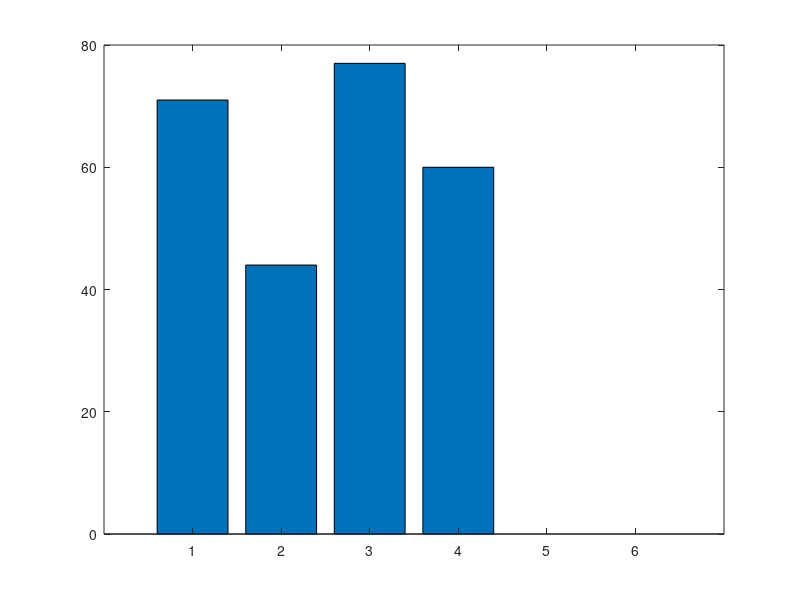
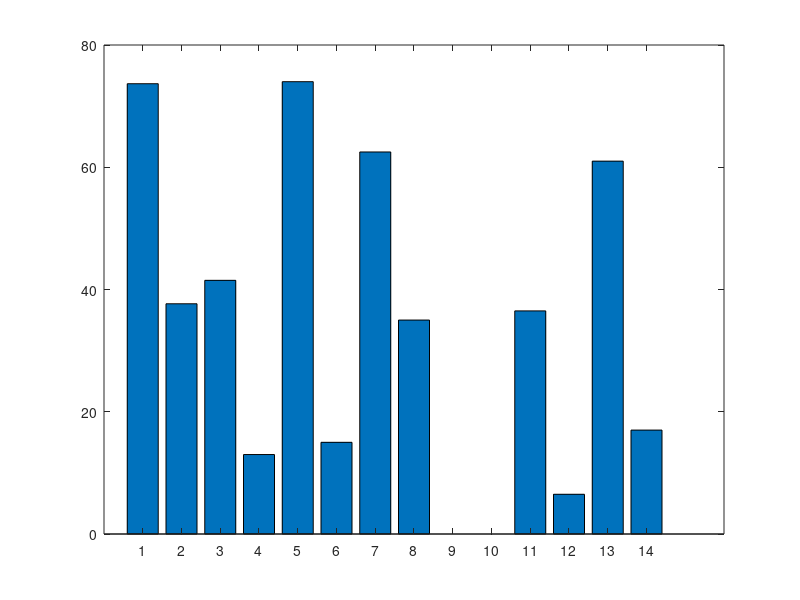
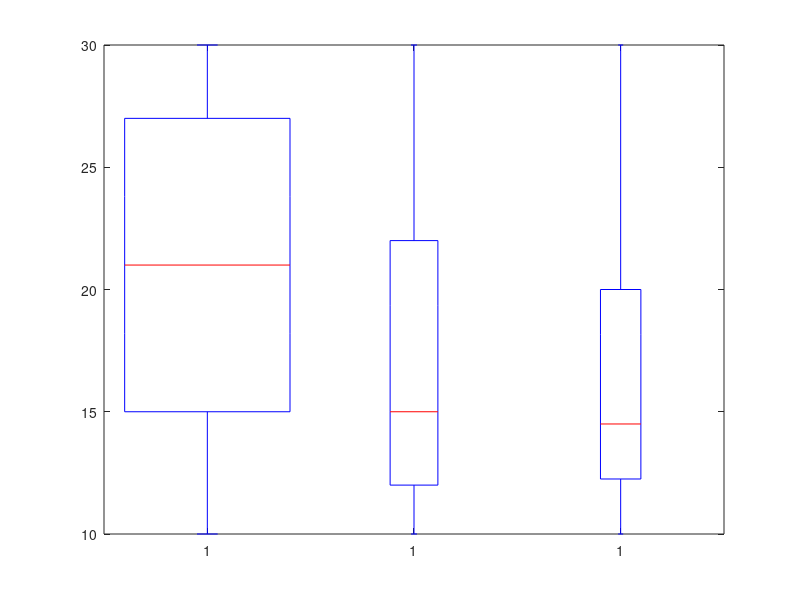

Write MATLAB code to recreate these figures, in order. (Note: this script raises an error after producing the figures.)
%%%%%%%%%%%%%%%%%%%%%%%%%%%%%%%%%%%%%%%%%%%%%%%%%%%%%%%%%%%%%%%%%%%%%%%%%%%
%%%%%%%%%%%%%%%%%%%%%%%%%%%% Screening Chapter %%%%%%%%%%%%%%%%%%%%%%%%%%%%
%%%%%%%%%%%%%%%%%%%%%%%%%%%%%%%%%%%%%%%%%%%%%%%%%%%%%%%%%%%%%%%%%%%%%%%%%%%
%Most of this has to be run in the D:\hctsa_quiesc_cluster\hctsa-master
%environment

%%%%
%Manual experiments
%%%%

%These are mostly simple bar charts with data manually entered from my
%notebooks.

N2Hs=[71,73,72,73,73,66,85]; %
N2Os=[44,47,31,20,31,57,40]; %

npr1H=[50,33]; %14,18=32
npr1O=[18,8]; %11,12=23
%The following one was only tested once: daf-3
HawH=[63,62]; %11,13=24
HawO=[43,27]; %7,11=18
%And now dbl-1
unc129H=[40,33]; %15,15=30
unc129O=[13,0]; %15,13=28
tig2H=[62,60]; %13,15=28
tig2O=[14,20]; %14,15=29

x1=1:6;
y1=[N2Hs(1),N2Os(1),77,60,0,0];
x2=1:14;
y2=[mean(N2Hs(2:end)),mean(N2Os(2:end)),mean(npr1H),mean(npr1O),74,15,mean(HawH),mean(HawO),0,0,...
    mean(unc129H),mean(unc129O),mean(tig2H),mean(tig2O)];
figure
bar(x1,y1)
figure
bar(x2,y2)

%We also plot the emergence time between N2 on HB101, npr-1 and unc-129.
N2Htimes=[12,15,15,15,13,21,22,10,30,20,26,...
    20,15,17.5,30,30,21.5,21.5,10,12,30,30,22.5,15,...
    20,10,30,10,24.5,30,13,16,21.5,30,...
    30,30,12,19,17,21,27,30,27,12,22]; 

npr1Htimes=[15,15,20,10,30,30,14,...
    24,11,22,12,20,10]; 

unc129Htimes=[20,10,20.5,10,13,30,...
    12.5,12,20,14.5,18];

forboxplot=[N2Htimes';npr1Htimes';unc129Htimes'];
forboxplot(:,2)=[ones(length(N2Htimes),1);ones(length(npr1Htimes),1)*2;ones(length(unc129Htimes),1)*3];
figure
boxplot(forboxplot(:,1),forboxplot(:,2))

%%%%
%Power analysis
%%%%
%Power analysis will have two steps, one using simulated data through the
%GWAS pipeline to see the p value/variance explained returned corresponding
%to different effect sizes.
%The second step will be a more traditional method calculating the sample
%size necessary for a substantial number of ad hoc tests when looking for
%effects that have sizes that are findable using GWAS.

%The first step will make use of a spared down version of SNPs that the
%GWAS script uses.

load('snps_columns.mat')
load('mapping_snps_array.mat')

%I'll choose 6 random locations (one from each chromosome) and 4 effect 
%sizes (small, medium, large and very large).
chr_ids=[1,1053,2560,3956,5433,7082,8370]; %These correspond to the first SNP on
                        %each chromosome in mapping_snps_array.mat, plus
                        %the last value.
random_loc=zeros(6,1);
rng(3)
for i=1:6
    tmp_random_loc=randperm((chr_ids(i+1)-chr_ids(i)),1);
    random_loc(i,1)=tmp_random_loc+chr_ids(i)-1;
end
effect_sizes=[0.2,0.5,0.8,1.2];

load('corresponding_columns.mat') %This contains each strain that we have in
    %our dataset and the corresponding location in snps_columns. This will
    %help in identifying which strain needs to have a simulated real value
    %added to it.

%As the values will have to be normalised, an HCTSA file must be created.
timeSeriesData=cell(194*20,1);
labels=cell(194*20,1);
keywords=cell(194*20,1);
n=1;
for i=1:194
    for j=1:20
        timeSeriesData{n,1}=randn(100,1); %This is just so that it's not empty.
        labels{n,1}=['ts_',int2str(n),'_',corresponding_columns{i,1}];
        keywords{n,1}=corresponding_columns{i,1};
        n=n+1;
    end
end
save('HCTSA_simul.mat','timeSeriesData','labels','keywords')
%Starting here, the script must be run in an hctsa environment.
startup
TS_init('HCTSA_simul.mat',[],[],[false,false,false],'HCTSA_simul_init.mat');
TS_subset('HCTSA_simul_init.mat',[],1:4,1,'HCTSA_simul_init2.mat');

simulated_features=cell(length(random_loc),1);
simulated_summaries=cell(length(random_loc),1);
rng(3)
for i=1:length(random_loc)
    simulated_summaries{i,1}=cell(length(effect_sizes),1);
    load('HCTSA_simul_init2.mat');
    TS_DataMattmp=randn(size(TS_DataMat,1),1); %This way, only the effect size changes later.
    for l=1:size(TS_DataMat,1)
        l2=1;
        while l2<195 && ~strcmp(TimeSeries(l).Keywords,corresponding_columns{l2,1})
            l2=l2+1;
        end
        tmp_mod=(abs(str2double(mapping_snps_array{random_loc(i),corresponding_columns{l2,2}}))+...
            str2double(mapping_snps_array{random_loc(i),corresponding_columns{l2,2}}))/2;
        for j2=1:size(TS_DataMat,2)
            TS_DataMat(l,j2)=TS_DataMattmp(l)+effect_sizes(j2)*tmp_mod;
        end
    end
    save('HCTSA_simul_init2.mat','fromDatabase','gitInfo','MasterOperations','Operations','TimeSeries','TS_CalcTime','TS_DataMat','TS_Quality')
    TS_LabelGroups([],'HCTSA_simul_init2.mat');
    TS_normalize('scaledRobustSigmoid',[0.01,1.0],'HCTSA_simul_init2.mat');
    load('HCTSA_simul_init2_N.mat','TS_DataMat')
    load('HCTSA_simul_init2_N.mat','groupNames')
    simulated_features{i,1}=cell(194,1);
    n=1;
    for k=1:194
        simulated_features{i,1}{k,1}=groupNames{1,k};
        simulated_features{i,1}{k,2}=zeros(20,length(effect_sizes));
        for k2=1:20
            simulated_features{i,1}{k,2}(k2,:)=TS_DataMat(n,:);
            n=n+1;
        end
    end
    for j=1:length(effect_sizes)
        simulated_summaries{i,1}{j,1}=cell(194,1);
    for k=1:194
        simulated_summaries{i,1}{j,1}{k,1}=corresponding_columns{k,1};
        simulated_summaries{i,1}{j,1}{k,2}=nanmean(simulated_features{i,1}{k,2}(:,j));
        simulated_summaries{i,1}{j,1}{k,3}=nanmedian(simulated_features{i,1}{k,2}(:,j));
        simulated_summaries{i,1}{j,1}{k,4}=prctile(simulated_features{i,1}{k,2}(:,j),90);
    end
    end
end

%Each is then saved in a neatly useable version for the CeNDR GWAS
%platform.
for j=1:length(random_loc)
    fid = fopen(['simulated_effects_norm_chr_',int2str(j),'.csv'], 'w') ;
    for i=1:194
        for l=1:length(effect_sizes)-1
            fprintf(fid, '%s,', simulated_summaries{j,1}{l,1}{i,1:end-1}) ;
            fprintf(fid, '%s,', simulated_summaries{j,1}{l,1}{i,end}) ;
        end
        fprintf(fid, '%s,', simulated_summaries{j,1}{length(effect_sizes),1}{i,1:end-1}) ;
        fprintf(fid, '%s\n', simulated_summaries{j,1}{length(effect_sizes),1}{i,end}) ;
    end
    fclose(fid) ;
end

pvalues_all={[6.36,6.08,6.36,6.7];...
             [6.77,12.02,20.59,23.41,9.71,14.44,12.57];...
             [22.84,36.75,41.85,9.37,13.75,22.48,27.9,19.69];...
             [52.5,29.76,36.39,56.15,63.02,15.03,20.35,36.07,44.82]};
variances_all={[12.66,9.81,11.67,12.75];...
               [12.95,21.95,30.42,31.41,13.4,15.25,13.74];...
               [35.15,40.39,40.91,14.48,19.75,20.05,20.09,17.81];...
               [28.96,40.2,41.27,43.2,42.19,16.97,21.31,21.37,21.4]};

full_length=0;
for i=1:4
    full_length=full_length+length(pvalues_all{i,1});
end
for_hist_pv=zeros(full_length,2);
n=1;
for i=1:4
    for j=1:length(pvalues_all{i,1})
        for_hist_pv(n,1)=pvalues_all{i,1}(j);
        for_hist_pv(n,2)=i;
        n=n+1;
    end
end
figure
boxplot(for_hist_pv(:,1),for_hist_pv(:,2))

bars_means=zeros(4,1);
for i=1:4
    bars_means(i,1)=median(pvalues_all{i,1});
end
figure
bar(bars_means)

full_length=0;
for i=1:4
    full_length=full_length+length(variances_all{i,1});
end
for_hist_var=zeros(full_length,2);
n=1;
for i=1:4
    for j=1:length(variances_all{i,1})
        for_hist_var(n,1)=variances_all{i,1}(j);
        for_hist_var(n,2)=i;
        n=n+1;
    end
end
figure
boxplot(for_hist_var(:,1),for_hist_var(:,2))

combinedhist=zeros(length(full_length)*2,2);
n=0;
for i=1:4
    for j=1:length(pvalues_all{i,1})
        n=n+1;
        combinedhist(n,1)=pvalues_all{i,1}(j);
        combinedhist(n,2)=(i-1)*2+1;
        combinedhist(n+length(pvalues_all{i,1}),1)=variances_all{i,1}(j);
        combinedhist(n+length(pvalues_all{i,1}),2)=i*2;
    end
    n=n+length(pvalues_all{i,1});
end

figure
boxplot(combinedhist(:,1),combinedhist(:,2))

bars_medians=zeros(8,1);
for i=1:4
    bars_medians((i-1)*2+1,1)=median(pvalues_all{i,1});
    bars_medians(i*2,1)=median(variances_all{i,1});
end
figure
bar(bars_medians)

%For the sake of simplicity, I use the regular midbody speed for the power
%analysis.

%First, I confirm that the following conditions make no difference:
% a) day of the experiment
% b) camera
% c) time of day, by the hour.
%This is done by comparing the N2 worms on HB101 across conditions.

load('sortedfilename.mat')
load('sorted_mbspeed_reg.mat')

%Rearranging by the day.

by_day_N2H=cell(1,2);
by_day_N2H{1,1}='2017_06_10';
m=1;
by_day_N2H{1,2}=cell(1,1);
by_day_N2H{1,2}{1,1}=trajectorysorted_midspeedreg{141,2}{1,1};
n=1;
for i=2:451
    tmp_reg=regexpi(trajectorysorted_filename{141,2}{i,1},'\');
    if strcmp(by_day_N2H{m,1},trajectorysorted_filename{141,2}{i,1}(tmp_reg(7)+1:tmp_reg(8)-1))
        n=n+1;
        by_day_N2H{m,2}{n,1}=trajectorysorted_midspeedreg{141,2}{i,1};
    else
        m=m+1;
        by_day_N2H{m,1}=trajectorysorted_filename{141,2}{i,1}(tmp_reg(7)+1:tmp_reg(8)-1);
        n=1;
        by_day_N2H{m,2}{n,1}=trajectorysorted_midspeedreg{141,2}{i,1};
    end
end
for i=1:size(by_day_N2H,1)
    by_day_N2H{i,3}=zeros(length(by_day_N2H{i,2}),1);
    for j=1:length(by_day_N2H{i,2})
        by_day_N2H{i,3}(j,1)=nanmean(by_day_N2H{i,2}{j,1});
    end
end
for_anova_by_day=zeros(1,1);
tmp_titles_cells=cell(1,1);
n=1;
for i=1:size(by_day_N2H,1)
    for j=1:length(by_day_N2H{i,3})
        for_anova_by_day(n,1)=by_day_N2H{i,3}(j,1);
        tmp_titles_cells{n,1}=[by_day_N2H{i,1}(6:7),'-',by_day_N2H{i,1}(9:end)];
        n=n+1;
    end
end
p1=anova1(for_anova_by_day,tmp_titles_cells,'off'); %p=0.0567
figure
boxplot(for_anova_by_day,tmp_titles_cells)

%Rearranging by the camera.

by_cam_N2H={'1';
            '2';
            '3';
            '4';
            '5';
            '6'};
n=ones(6,1);
for i=1:451
    tmp_reg=regexpi(trajectorysorted_filename{141,2}{i,1},'\');
    out_of_3=trajectorysorted_filename{141,2}{i,1}(tmp_reg(10)-1);
    tmp_ch=regexpi(trajectorysorted_filename{141,2}{i,1},'Ch');
    chn=trajectorysorted_filename{141,2}{i,1}(tmp_ch(2)+2);
    switch out_of_3
        case '1'
            if strcmp(chn,'1')
                by_cam_N2H{1,2}{n(1),1}=trajectorysorted_midspeedreg{141,2}{i,1};
                n(1)=n(1)+1;
            else
                by_cam_N2H{2,2}{n(2),1}=trajectorysorted_midspeedreg{141,2}{i,1};
                n(2)=n(2)+1;
            end
        case '2'
            if strcmp(chn,'1')
                by_cam_N2H{3,2}{n(3),1}=trajectorysorted_midspeedreg{141,2}{i,1};
                n(3)=n(3)+1;
            else
                by_cam_N2H{4,2}{n(4),1}=trajectorysorted_midspeedreg{141,2}{i,1};
                n(4)=n(4)+1;
            end
        case '3'
            if strcmp(chn,'1')
                by_cam_N2H{5,2}{n(5),1}=trajectorysorted_midspeedreg{141,2}{i,1};
                n(5)=n(5)+1;
            else
                by_cam_N2H{6,2}{n(6),1}=trajectorysorted_midspeedreg{141,2}{i,1};
                n(6)=n(6)+1;
            end
    end
end
for i=1:size(by_cam_N2H,1)
    by_cam_N2H{i,3}=zeros(length(by_cam_N2H{i,2}),1);
    for j=1:length(by_cam_N2H{i,2})
        by_cam_N2H{i,3}(j,1)=nanmean(by_cam_N2H{i,2}{j,1});
    end
end
for_anova_by_cam=zeros(1,2);
n=1;
for i=1:size(by_cam_N2H,1)
    for j=1:length(by_cam_N2H{i,3})
        for_anova_by_cam(n,1)=by_cam_N2H{i,3}(j,1);
        for_anova_by_cam(n,2)=i;
        n=n+1;
    end
end
p1=anova1(for_anova_by_cam(:,1),for_anova_by_cam(:,2),'off'); %p=0.7248
figure
boxplot(for_anova_by_cam(:,1),for_anova_by_cam(:,2))

%Rearranging by time of day

by_time_N2H={'6'
            '7';
            '8';
            '9';
            '10';
            '11';
            '12';
            '13';
            '14'};
n=ones(9,1);
for i=1:451
    tmp_reg=regexpi(trajectorysorted_filename{141,2}{i,1},'_');
    hour_sig=trajectorysorted_filename{141,2}{i,1}(tmp_reg(length(tmp_reg)-1)+1:tmp_reg(length(tmp_reg)-1)+2);
    switch hour_sig
        case '06'
            by_time_N2H{1,2}{n(1),1}=trajectorysorted_midspeedreg{141,2}{i,1};
            n(1)=n(1)+1;
        case '07'
            by_time_N2H{2,2}{n(2),1}=trajectorysorted_midspeedreg{141,2}{i,1};
            n(2)=n(2)+1;
        case '08'
            by_time_N2H{3,2}{n(3),1}=trajectorysorted_midspeedreg{141,2}{i,1};
            n(3)=n(3)+1;
        case '09'
            by_time_N2H{4,2}{n(4),1}=trajectorysorted_midspeedreg{141,2}{i,1};
            n(4)=n(4)+1;
        case '10'
            by_time_N2H{5,2}{n(5),1}=trajectorysorted_midspeedreg{141,2}{i,1};
            n(5)=n(5)+1;
        case '11'
            by_time_N2H{6,2}{n(6),1}=trajectorysorted_midspeedreg{141,2}{i,1};
            n(6)=n(6)+1;
        case '12'
            by_time_N2H{7,2}{n(7),1}=trajectorysorted_midspeedreg{141,2}{i,1};
            n(7)=n(7)+1;
        case '13'
            by_time_N2H{8,2}{n(8),1}=trajectorysorted_midspeedreg{141,2}{i,1};
            n(8)=n(8)+1;
        case '14'
            by_time_N2H{9,2}{n(9),1}=trajectorysorted_midspeedreg{141,2}{i,1};
            n(9)=n(9)+1;
    end
end
for i=1:size(by_time_N2H,1)
    by_time_N2H{i,3}=zeros(length(by_time_N2H{i,2}),1);
    for j=1:length(by_time_N2H{i,2})
        by_time_N2H{i,3}(j,1)=nanmean(by_time_N2H{i,2}{j,1});
    end
end
for_anova_by_time=zeros(1,2);
n=1;
for i=1:size(by_time_N2H,1)
    for j=1:length(by_time_N2H{i,3})
        for_anova_by_time(n,1)=by_time_N2H{i,3}(j,1);
        for_anova_by_time(n,2)=str2double(by_time_N2H{i,1});
        n=n+1;
    end
end
p1=anova1(for_anova_by_time(:,1),for_anova_by_time(:,2),'off'); %p=0.0685
figure
boxplot(for_anova_by_time(:,1),for_anova_by_time(:,2))

cohens=0.5:0.025:1.2;
alphas=zeros(100,1);
for i=1:100
    alphas(i,1)=0.05/i;
end
nout=zeros(length(cohens),length(alphas));
for i=1:length(cohens)
    for j=1:length(alphas)
        nout(i,j)=sampsizepwr('t',[mean(for_anova_by_time(:,1)) std(for_anova_by_time(:,1))],...
            (cohens(i)*std(for_anova_by_time(:,1))+mean(for_anova_by_time(:,1))),0.8,[],'Alpha',alphas(j));
    end
    i
end

%This plot is number of experiments at alpha<0.05 vs cohen's d.
%the red ares is where the sample size=20-24
colormap_full=colormap(parula(length(unique(nout))));
for i=20:24
    tmploc=find(i==sort(unique(nout)));
    colormap_full(tmploc,:)=[1,0,0];
end
figure
heatmap(nout,1:100,cohens,[],'ColorMap',colormap_full);

%%%%%%%%%%%%%%%%%%%%%%%%%%%%%%%%%%%%%%%%%%%%%%%%%%%%%%%%%%%%%%%%%%%%%%%%%%%
%%%%%%%%%%%%%%%%%%%%%%%%%%%%%%%%%% GWAS %%%%%%%%%%%%%%%%%%%%%%%%%%%%%%%%%%%
%%%%%%%%%%%%%%%%%%%%%%%%%%%%%%%%%%%%%%%%%%%%%%%%%%%%%%%%%%%%%%%%%%%%%%%%%%%

%A quick set of boxplots can be produced based on the divergent strains
%that shows that there is indeed difference. I can report the p value from
%the ANOVA as well, just to show off a bit more.

load('sorted_mbspeed_abs.mat')

%These are the 12 divergent strains (I removed the 4 non-CeNDR strains
%manually).
divergents={trajectorysorted_midspeedabs{47,:};
            trajectorysorted_midspeedabs{13,:};
            trajectorysorted_midspeedabs{17,:};
            trajectorysorted_midspeedabs{33,:};
            trajectorysorted_midspeedabs{44,:};
            trajectorysorted_midspeedabs{48,:};
            trajectorysorted_midspeedabs{86,:};
            trajectorysorted_midspeedabs{117,:};
            trajectorysorted_midspeedabs{124,:};
            trajectorysorted_midspeedabs{127,:};
            trajectorysorted_midspeedabs{130,:};
            trajectorysorted_midspeedabs{139,:}};

divmedians=zeros(12,2);
for i=1:12
    divergents{i,3}=zeros(length(divergents{i,2}),1);
    for j=1:length(divergents{i,2})
        divergents{i,3}(j,1)=nanmean(divergents{i,2}{j,1});
    end
    divmedians(i,1)=i;
    divmedians(i,2)=nanmedian(divergents{i,3});
end
divmedians=sortrows(divmedians,2);

for_anova_by_day=zeros(1,1);
tmp_titles_cells=cell(1,1);
n=1;
for i=1:size(divergents,1)
    for j=1:length(divergents{divmedians(i,1),2})
        for_anova_by_day(n,1)=nanmean(divergents{divmedians(i,1),2}{j,1});
        tmp_titles_cells{n,1}=divergents{divmedians(i,1),1};
        n=n+1;
    end
end
figure
boxplot(for_anova_by_day,tmp_titles_cells) %This plot is used.
[p1,anov,stats]=anova1(for_anova_by_day,tmp_titles_cells); %p=9.57*10^-50
c2=multcompare(stats);


%%%%%%%%%%%%%%%%%%%%%%%%%%%%%%%%%%%%%%%%%%%%%%%%%%%%%%%%%%%%%%%%%%%%%%%%%%%
%%%%%%%%%%%%%%%%%%%%%%%%%%% Time Series Chapter %%%%%%%%%%%%%%%%%%%%%%%%%%%
%%%%%%%%%%%%%%%%%%%%%%%%%%%%%%%%%%%%%%%%%%%%%%%%%%%%%%%%%%%%%%%%%%%%%%%%%%%

%This short script can be used to create violin plots of the differences
%between subsets of 50 N2 on HB101 and 50 N2 on OP50.
rng(1)
random_classifier_subsets=cell(200,1);
for i=1:200
    random_classifier_subsets{i,1}=[randperm(200,50),randperm(200,50)+200]';
end
namefiles={'HCTSA_n2s_combnew_speed_extraf_combined.mat';
           'HCTSA_n2s_combnew_pc1_extraf_combined.mat';
           'HCTSA_n2s_combnew_ic1_extraf_combined.mat';
           'HCTSA_n2s_combnew_ic2_extraf_combined.mat';
           'HCTSA_n2s_combnew_nmf2_extraf_combined.mat';
           'HCTSA_n2s_combnew_nmf5_extraf_combined.mat'};

for j=1:1
    tmp_name=namefiles{j};
    for i=6:7
        TS_subset(tmp_name,random_classifier_subsets{i,1},[],1,[tmp_name,'_s.mat'])
        TS_LabelGroups([],[tmp_name,'_s.mat']);
        TS_normalize('scaledRobustSigmoid',[0,1],[tmp_name,'_s.mat']);
        TS_TopFeatures([tmp_name,'_s_N.mat'],'fast_linear','whatPlots',{'distributions'});
        %pause
    end
end

%However, it might be more interesting to use the full dataset for images.

namefiles={'HCTSA_n2s_combnew_speed_extraf_combined.mat';
           'HCTSA_n2s_combnew_pc1_extraf_combined.mat';
           'HCTSA_n2s_combnew_ic1_extraf_combined.mat';
           'HCTSA_n2s_combnew_ic2_extraf_combined.mat';
           'HCTSA_n2s_combnew_nmf2_extraf_combined.mat';
           'HCTSA_n2s_combnew_nmf5_extraf_combined.mat'};

second_names={'HCTSA_gwasextra_N2s_combnew_mbsp.mat';
           'HCTSA_gwasextra_N2s_combnew_pc1.mat';
           'HCTSA_gwasextra_N2s_combnew_ic1.mat';
           'HCTSA_gwasextra_N2s_combnew_ic2.mat';
           'HCTSA_gwasextra_N2s_combnew_nmf2.mat';
           'HCTSA_gwasextra_N2s_combnew_nmf5.mat'};
for j=1:6
    tmp_name=namefiles{j};
    load(second_names{j},'Operations')
    tmp_idsp=zeros(5,1);
    for i=1:5
        tmp_idsp(i,1)=Operations(i).ID;
    end
    TS_subset(tmp_name,[],tmp_idsp,1,[tmp_name,'_s.mat'])
    TS_LabelGroups([],[tmp_name,'_s.mat']);
    TS_normalize('scaledRobustSigmoid',[0,1],[tmp_name,'_s.mat']);
    TS_TopFeatures([tmp_name,'_s_N.mat'],'fast_linear','whatPlots',{'distributions'},'numTopFeatures',5);
    pause(1)
end
